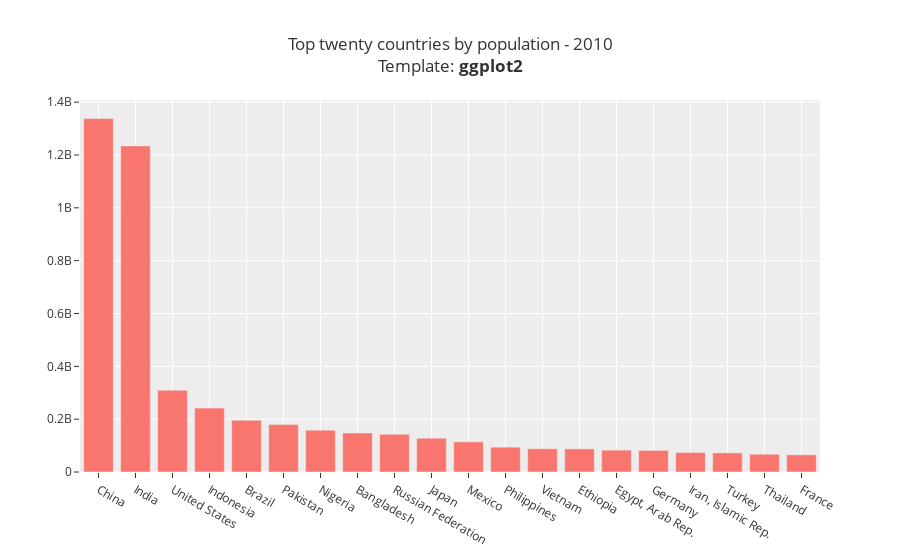
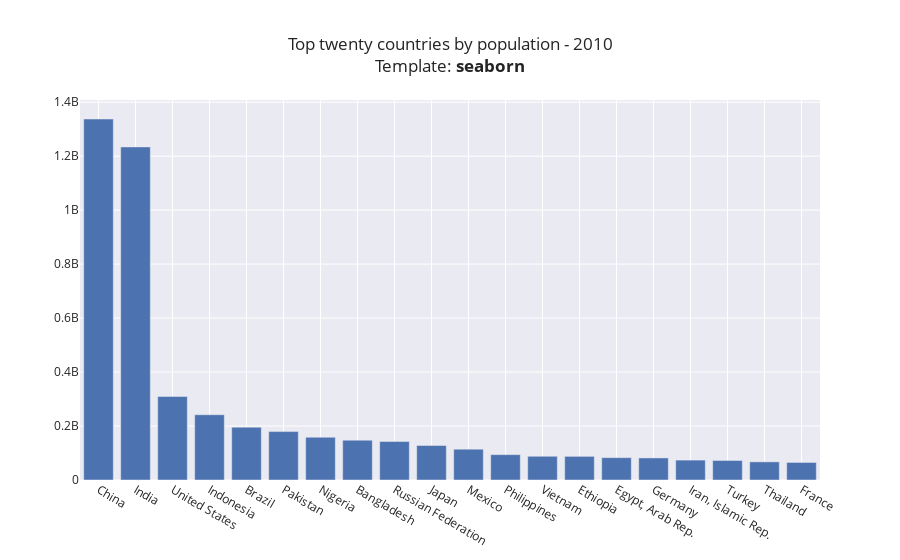

These figures' notebook cell, in order:
### Code cell
import plotly
for template in plotly.io.templates:
    fig.layout.template = template
    fig.layout.title = f'Top twenty countries by population - 2010<br>Template: <b>{template}</b>'
    fig.show()

### Figure 1 — Plotly figure (JSON) as saved in the notebook; plotly's stock layout.template omitted (floating-point values rounded to 4 significant figures)
{"data": [{"type": "bar", "x": ["China", "India", "United States", "Indonesia", "Brazil", "Pakistan", "Nigeria", "Bangladesh", "Russian Federation", "Japan", "Mexico", "Philippines", "Vietnam", "Ethiopia", "Egypt, Arab Rep.", "Germany", "Iran, Islamic Rep.", "Turkey", "Thailand", "France"], "y": [1337705000, 1234281170, 309326085, 241834215, 195713635, 179424641, 158503197, 147575430, 142849449, 128070000, 114092963, 93966780, 87967651, 87639964, 82761235, 81776930, 73762519, 72326988, 67195028, 65027507]}], "layout": {"autosize": true, "title": {"text": "Top twenty countries by population - 2010<br>Template: <b>ggplot2</b>"}, "xaxis": {"autorange": true, "range": [-0.5, 19.5], "type": "category"}, "yaxis": {"autorange": true, "range": [0, 1408000000.0], "type": "linear"}}}

### Figure 2 — Plotly figure (JSON) as saved in the notebook; plotly's stock layout.template omitted (floating-point values rounded to 4 significant figures)
{"data": [{"type": "bar", "x": ["China", "India", "United States", "Indonesia", "Brazil", "Pakistan", "Nigeria", "Bangladesh", "Russian Federation", "Japan", "Mexico", "Philippines", "Vietnam", "Ethiopia", "Egypt, Arab Rep.", "Germany", "Iran, Islamic Rep.", "Turkey", "Thailand", "France"], "y": [1337705000, 1234281170, 309326085, 241834215, 195713635, 179424641, 158503197, 147575430, 142849449, 128070000, 114092963, 93966780, 87967651, 87639964, 82761235, 81776930, 73762519, 72326988, 67195028, 65027507]}], "layout": {"autosize": true, "title": {"text": "Top twenty countries by population - 2010<br>Template: <b>seaborn</b>"}, "xaxis": {"autorange": true, "range": [-0.5, 19.5], "type": "category"}, "yaxis": {"autorange": true, "range": [0, 1408000000.0], "type": "linear"}}}
